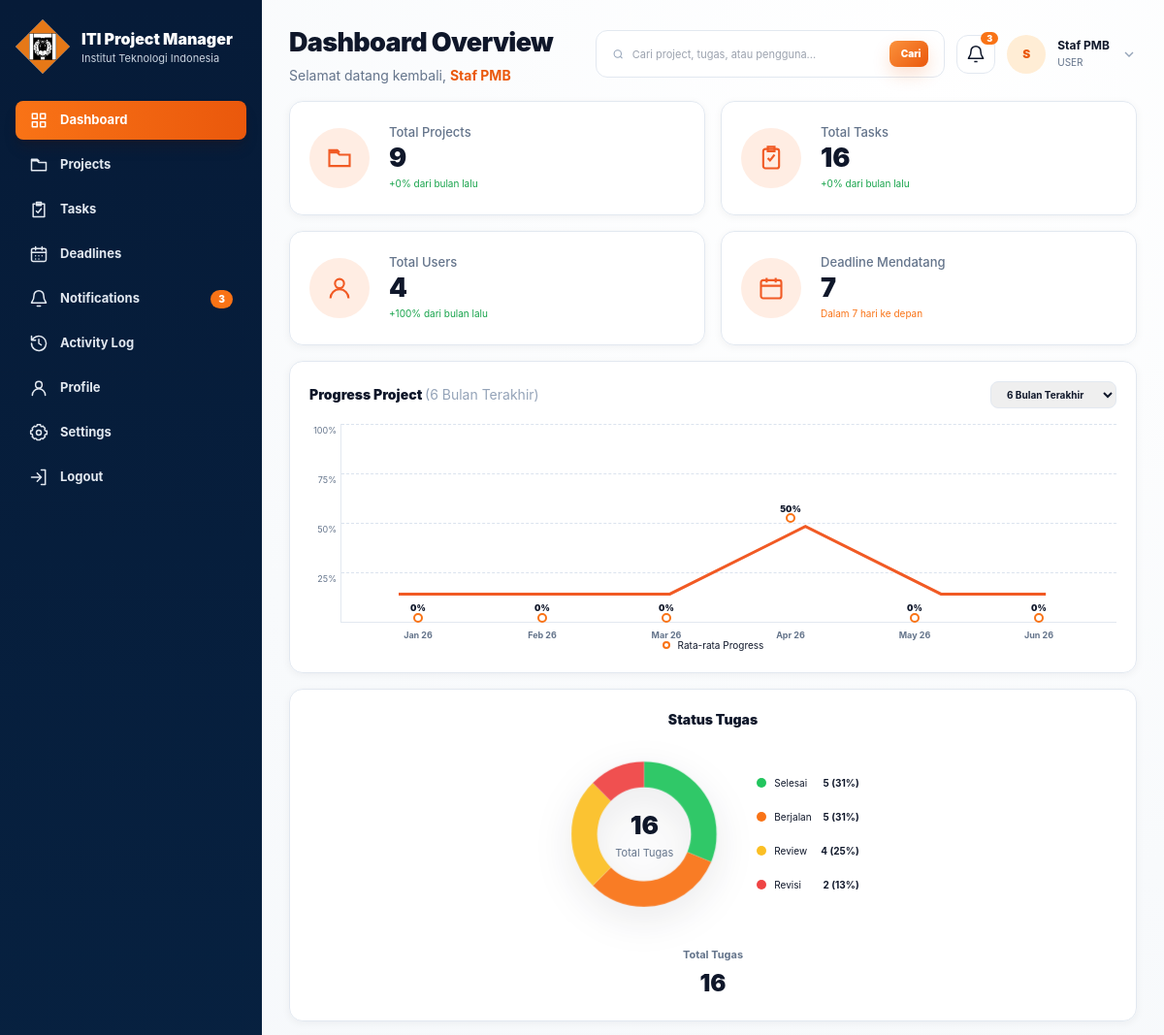
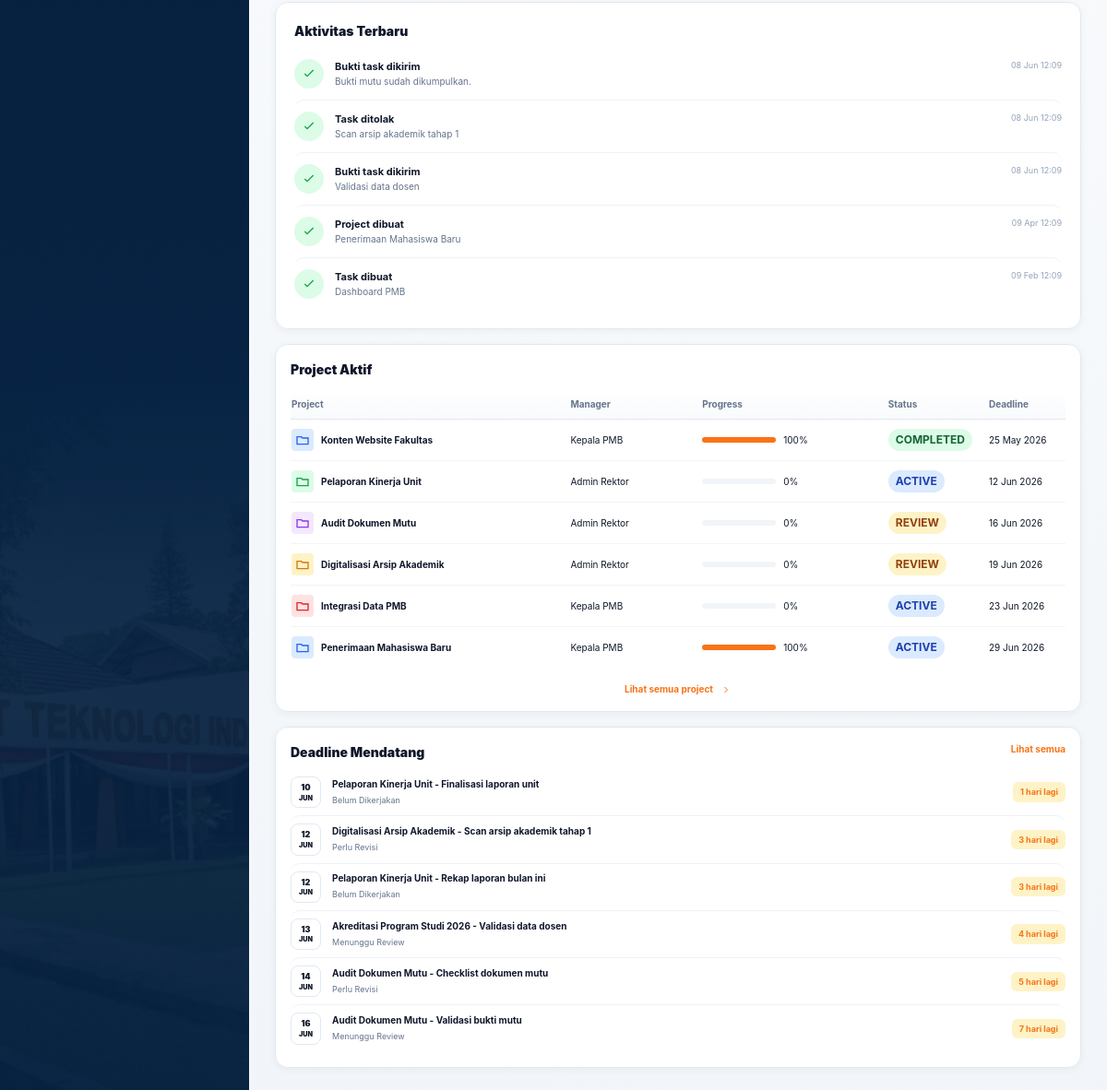
Screenshot of /index.php (signed in) with the database file from the repository (2 pictures, top to bottom).
### tables this page shows
CREATE TABLE activity_logs (
    id INT AUTO_INCREMENT PRIMARY KEY,
    user_id INT NOT NULL,
    action VARCHAR(180) NOT NULL,
    detail TEXT NULL,
    project_id INT NULL,
    task_id INT NULL,
    created_at DATETIME NOT NULL DEFAULT CURRENT_TIMESTAMP,
    INDEX idx_activity_user (user_id),
    INDEX idx_activity_created (created_at),
    CONSTRAINT fk_activity_user FOREIGN KEY (user_id) REFERENCES users(id),
    CONSTRAINT fk_activity_project FOREIGN KEY (project_id) REFERENCES projects(id) ON DELETE SET NULL,
    CONSTRAINT fk_activity_task FOREIGN KEY (task_id) REFERENCES tasks(id) ON DELETE SET NULL
);

CREATE TABLE projects (
    id INT AUTO_INCREMENT PRIMARY KEY,
    title VARCHAR(180) NOT NULL,
    description TEXT NULL,
    owner_id INT NOT NULL,
    status ENUM('draft','active','review','completed','archived') NOT NULL DEFAULT 'active',
    deadline_at DATETIME NOT NULL,
    created_at DATETIME NOT NULL DEFAULT CURRENT_TIMESTAMP,
    updated_at DATETIME NULL,
    deleted_at DATETIME NULL,
    INDEX idx_projects_owner (owner_id),
    INDEX idx_projects_status (status),
    INDEX idx_projects_deadline (deadline_at),
    CONSTRAINT fk_projects_owner FOREIGN KEY (owner_id) REFERENCES users(id)
);

CREATE TABLE users (
    id INT AUTO_INCREMENT PRIMARY KEY,
    name VARCHAR(120) NOT NULL,
    email VARCHAR(160) NOT NULL UNIQUE,
    password_hash VARCHAR(255) NOT NULL,
    role ENUM('SUPERADMIN','ADMIN','MODERATOR','USER') NOT NULL DEFAULT 'USER',
    unit VARCHAR(120) NULL,
    status ENUM('active','inactive') NOT NULL DEFAULT 'active',
    created_by INT NULL,
    created_at DATETIME NOT NULL DEFAULT CURRENT_TIMESTAMP,
    updated_at DATETIME NULL,
    deleted_at DATETIME NULL,
    INDEX idx_users_role (role),
    INDEX idx_users_status (status)
);

CREATE TABLE tasks (
    id INT AUTO_INCREMENT PRIMARY KEY,
    project_id INT NOT NULL,
    title VARCHAR(180) NOT NULL,
    description TEXT NULL,
    created_by INT NOT NULL,
    status ENUM('open','submitted','approved','rejected') NOT NULL DEFAULT 'open',
    deadline_at DATETIME NOT NULL,
    reviewed_by INT NULL,
    reviewed_at DATETIME NULL,
    created_at DATETIME NOT NULL DEFAULT CURRENT_TIMESTAMP,
    updated_at DATETIME NULL,
    deleted_at DATETIME NULL,
    INDEX idx_tasks_project (project_id),
    INDEX idx_tasks_status (status),
    INDEX idx_tasks_deadline (deadline_at),
    INDEX idx_tasks_created_by (created_by),
    CONSTRAINT fk_tasks_project FOREIGN KEY (project_id) REFERENCES projects(id) ON DELETE CASCADE,
    CONSTRAINT fk_tasks_created_by FOREIGN KEY (created_by) REFERENCES users(id),
    CONSTRAINT fk_tasks_reviewed_by FOREIGN KEY (reviewed_by) REFERENCES users(id)
);

### pages/dashboard.php (the view, shortened to what the rows shown need)
<?php
$user = current_user();
$allowedPeriods = [1, 3, 6, 12];
$period = (int)($_GET['period'] ?? ($_SESSION['dashboard_period'] ?? 6));
if ($user['role'] === 'SUPERADMIN') {
    $projectWhere = "1=1";
    $params = [];
} else {
    $projectWhere = "p.id IN (SELECT project_id FROM project_members WHERE user_id = ?)";
    $params = [$user['id']];
}
$stmt = $pdo->prepare("
    SELECT p.*, u.name AS owner_name,
       (SELECT COUNT(*) FROM tasks t WHERE t.project_id = p.id AND t.deleted_at IS NULL) AS task_count,
       (SELECT SUM(CASE WHEN t.status = 'approved' THEN 1 ELSE 0 END) FROM tasks t WHERE t.project_id = p.id AND t.deleted_at IS NULL) AS approved_count
    FROM projects p
    JOIN users u ON u.id = p.owner_id
    WHERE {$projectWhere} AND p.deleted_at IS NULL AND p.status <> 'archived'
    ORDER BY p.deadline_at ASC
    LIMIT 6
");
$stmt->execute($params);
$projects = $stmt->fetchAll();
$stmt = $pdo->prepare("
    SELECT t.id, t.title, t.deadline_at, t.status, p.title AS project_title
    FROM tasks t
    JOIN projects p ON p.id = t.project_id
    WHERE {$projectWhere}
      AND t.deleted_at IS NULL
      AND t.status <> 'approved'
    ORDER BY
      CASE WHEN t.deadline_at < NOW() THEN 0 ELSE 1 END,
      t.deadline_at ASC
    LIMIT 6
");
$stmt->execute($params);
$deadlineRows = $stmt->fetchAll();
$stmt = $pdo->prepare("
    SELECT a.*, u.name, u.role
    FROM activity_logs a
    JOIN users u ON u.id = a.user_id
    LEFT JOIN projects p ON p.id = a.project_id
    WHERE (" . ($user['role'] === 'SUPERADMIN' ? "1=1" : "(a.user_id = ? OR a.project_id IN (SELECT project_id FROM project_members WHERE user_id = ?))") . ")
    ORDER BY a.created_at DESC
    LIMIT 6
");
$activityParams = $user['role'] === 'SUPERADMIN' ? [] : [$user['id'], $user['id']];
$stmt->execute($activityParams);
$activityRows = $stmt->fetchAll();
?>
<div class="dashboard-shell text-[12px]">
    <header class="dashboard-reveal mb-4 flex flex-col gap-3 lg:flex-row lg:items-center lg:justify-between" style="--reveal-delay:0ms">
        <div>
            <h2 class="text-[27px] font-black tracking-tight text-slate-900">Dashboard Overview</h2>
        </div>
    </header>
    <section class="mt-4 grid gap-4 xl:grid-cols-12">
        <div class="dashboard-card dashboard-reveal p-5 xl:col-span-5" style="--reveal-delay:320ms">
            <div class="flex items-center justify-between"><form method="get"><select class="rounded-lg border border-slate-200 px-3 py-1.5 text-[10px] font-bold outline-none" name="period" onchange="this.form.submit()"><?php foreach ($allowedPeriods as $option): ?><option value="<?= e($option) ?>" <?= $period === $option ? 'selected' : '' ?>><?= e($option) ?> Bulan Terakhir</option><?php endforeach; ?></select></form></div>
        </div>
        <div class="dashboard-card dashboard-reveal p-5 xl:col-span-4" style="--reveal-delay:440ms">
            <div class="dashboard-compact-list mt-2">
                <?php foreach (array_slice($activityRows, 0, 5) as $a): ?><a class="dashboard-list-item flex gap-3 py-3" href="<?= e(get_activity_target_url($a)) ?>"><span class="grid h-8 w-8 shrink-0 place-items-center rounded-full bg-green-100 text-green-600"><svg class="h-4 w-4" viewBox="0 0 24 24" fill="none" stroke="currentColor" stroke-width="2"><path d="m5 12 4 4L19 6"/></svg></span><div class="min-w-0 flex-1"><b class="block truncate text-[11px]"><?= e($a['action']) ?></b><p class="truncate text-[10px] text-slate-500"><?= e($a['detail']) ?></p></div><time class="whitespace-nowrap text-[9px] text-slate-400"><?= e(date('d M H:i', strtotime($a['created_at']))) ?></time></a><?php endforeach; ?>
            </div>
        </div>
    </section>
    <section class="mt-4 grid gap-4 xl:grid-cols-5">
        <div class="dashboard-card dashboard-reveal overflow-hidden p-4 xl:col-span-3" style="--reveal-delay:500ms">
            <div class="mt-3 overflow-x-hidden"><table class="w-full table-fixed text-left text-[10px]"><thead class="border-b border-slate-200 text-slate-500"><tr><th class="w-[36%] py-2">Project</th><th class="w-[17%]">Manager</th><th class="w-[24%]">Progress</th><th class="w-[13%]">Status</th><th class="w-[10%]">Deadline</th></tr></thead><tbody class="divide-y divide-slate-100">
                <?php foreach ($projects as $index => $p): $projectProgress = ((int)$p['task_count']) > 0 ? round(((int)$p['approved_count'] / max(1, (int)$p['task_count'])) * 100) : 0; $folderColors = ['bg-blue-100 text-blue-600','bg-green-100 text-green-600','bg-purple-100 text-purple-600','bg-amber-100 text-amber-600','bg-red-100 text-red-600']; ?><tr class="dashboard-table-row"><td class="py-2.5"><a class="flex items-center gap-2 font-bold" href="actions/project-detail.php?id=<?= e($p['id']) ?>"><span class="grid h-6 w-6 place-items-center rounded <?= e($folderColors[$index % count($folderColors)]) ?>"><svg class="h-4 w-4" viewBox="0 0 24 24" fill="none" stroke="currentColor" stroke-width="2"><path d="M3 7h7l2 2h9v10H3V7Z"/></svg></span><?= e($p['title']) ?></a></td><td><?= e($p['owner_name']) ?></td><td><div class="flex items-center gap-2"><span class="h-1.5 w-20 rounded-full bg-slate-100"><i class="dashboard-progress-fill block h-1.5 rounded-full bg-orange-500" style="width:<?= e($projectProgress) ?>%"></i></span><?= e($projectProgress) ?>%</div></td><td><?= status_badge($p['status']) ?></td><td><?= e(date('d M Y', strtotime($p['deadline_at']))) ?></td></tr><?php endforeach; ?>
            </tbody></table></div>
        </div>
        <div class="dashboard-card dashboard-reveal p-4 xl:col-span-2" style="--reveal-delay:560ms">
            <div class="dashboard-compact-list mt-2"><?php foreach ($deadlineRows as $d): $days = max(0, (int)ceil((strtotime($d['deadline_at']) - time()) / 86400)); ?><a class="dashboard-list-item flex items-center gap-3 py-2" href="actions/task-detail.php?id=<?= e($d['id']) ?>"><span class="rounded-lg border border-slate-200 px-2 py-1 text-center text-[9px] font-black"><?= e(date('d', strtotime($d['deadline_at']))) ?><small class="block"><?= e(strtoupper(date('M', strtotime($d['deadline_at'])))) ?></small></span><span class="min-w-0 flex-1"><b class="block truncate text-[10px]"><?= e($d['project_title']) ?> - <?= e($d['title']) ?></b><small class="text-[9px] text-slate-500"><?= e(get_task_status_label($d['status'])) ?></small></span><span class="rounded-md bg-amber-100 px-2 py-1 text-[9px] font-bold text-orange-500"><?= e($days) ?> hari lagi</span></a><?php endforeach; ?></div>
        </div>
    </section>
</div>
<?php return; ?>

### includes/functions.php (shortened to what the rows shown need)
<?php
function e($value) {
    return htmlspecialchars((string)$value, ENT_QUOTES, 'UTF-8');
}
function current_user() {
    return $_SESSION['user'] ?? null;
}
function get_task_status_label($status) {
    $labels = [
        'open' => 'Belum Dikerjakan',
        'submitted' => 'Menunggu Review',
        'approved' => 'Verified Checked',
        'rejected' => 'Perlu Revisi',
    ];
    return $labels[$status] ?? $status;
}
function status_badge($status) {
    $map = [
        'open' => 'bg-slate-100 text-slate-700',
        'submitted' => 'bg-amber-100 text-amber-800',
        'approved' => 'bg-green-100 text-green-800',
        'rejected' => 'bg-red-100 text-red-800',
        'completed' => 'bg-green-100 text-green-800',
        'active' => 'bg-blue-100 text-blue-800',
        'review' => 'bg-amber-100 text-amber-800',
        'draft' => 'bg-slate-100 text-slate-700',
        'archived' => 'bg-slate-200 text-slate-700',
    ];
    $class = $map[$status] ?? 'bg-slate-100 text-slate-700';
    return '<span class="inline-flex rounded-full px-2 py-1 text-xs font-bold ' . $class . '">' . e(strtoupper($status)) . '</span>';
}
function get_activity_target_url($row) {
    if (!empty($row['task_id'])) {
        return 'actions/task-detail.php?id=' . (int)$row['task_id'];
    }
    if (!empty($row['project_id'])) {
        return 'actions/project-detail.php?id=' . (int)$row['project_id'];
    }
    return 'index.php?page=activity';
}

### rows the page displays
activity_logs: period "6 Bulan Terakhir", action "Task dibuat", detail "Dashboard PMB", created_at "09 Feb 12:09"
activity_logs: action "Bukti task dikirim", detail "Bukti mutu sudah dikumpulkan.", created_at "08 Jun 12:09"
activity_logs: action "Task ditolak", detail "Scan arsip akademik tahap 1", created_at "08 Jun 12:09"
activity_logs: action "Bukti task dikirim", detail "Validasi data dosen", created_at "08 Jun 12:09"
activity_logs: action "Project dibuat", detail "Penerimaan Mahasiswa Baru", created_at "09 Apr 12:09"
projects: title "Konten Website Fakultas", owner.name "Kepala PMB", projectProgress "100", status "COMPLETED", deadline_at "25 May 2026"
projects: title "Pelaporan Kinerja Unit", owner.name "Admin Rektor", projectProgress "0", status "ACTIVE", deadline_at "12 Jun 2026"
projects: title "Audit Dokumen Mutu", owner.name "Admin Rektor", projectProgress "0", status "REVIEW", deadline_at "16 Jun 2026"
projects: title "Digitalisasi Arsip Akademik", owner.name "Admin Rektor", projectProgress "0", status "REVIEW", deadline_at "19 Jun 2026"
projects: title "Integrasi Data PMB", owner.name "Kepala PMB", projectProgress "0", status "ACTIVE", deadline_at "23 Jun 2026"
projects: title "Penerimaan Mahasiswa Baru", owner.name "Kepala PMB", projectProgress "100", status "ACTIVE", deadline_at "29 Jun 2026"
tasks: deadline_at "10", deadline_at "JUN", project.title "Pelaporan Kinerja Unit", title "Finalisasi laporan unit", status "Belum Dikerjakan", deadline_at "1"
tasks: deadline_at "12", deadline_at "JUN", project.title "Digitalisasi Arsip Akademik", title "Scan arsip akademik tahap 1", status "Perlu Revisi", deadline_at "3"
tasks: deadline_at "12", deadline_at "JUN", project.title "Pelaporan Kinerja Unit", title "Rekap laporan bulan ini", status "Belum Dikerjakan", deadline_at "3"
tasks: deadline_at "13", deadline_at "JUN", project.title "Akreditasi Program Studi 2026", title "Validasi data dosen", status "Menunggu Review", deadline_at "4"
tasks: deadline_at "14", deadline_at "JUN", project.title "Audit Dokumen Mutu", title "Checklist dokumen mutu", status "Perlu Revisi", deadline_at "5"
tasks: deadline_at "16", deadline_at "JUN", project.title "Audit Dokumen Mutu", title "Validasi bukti mutu", status "Menunggu Review", deadline_at "7"

### other values shown
$label "Dashboard"
$label "Projects"
$label "Tasks"
$label "Deadlines"
$label "Notifications"
$unreadSidebarCount "3"
$label "Activity Log"
$label "Profile"
$label "Settings"
$user['name'] "Staf PMB"
substr($user['name'], 0, 1) "S"
role_label($user['role']) "USER"
$label "Total Projects"
$value "9"
$note "+0% dari bulan lalu"
